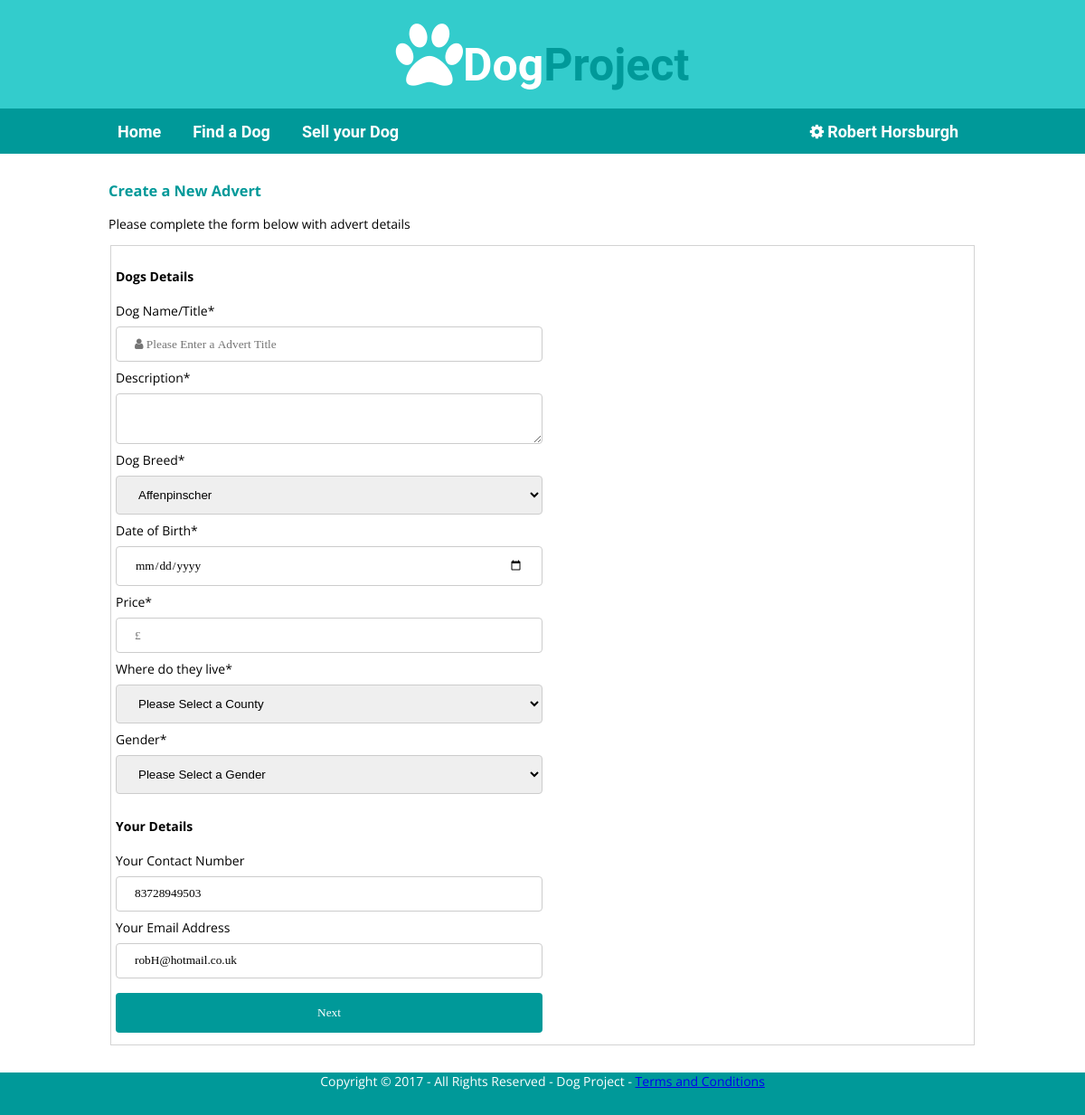
The page /mpa-dogProject/addAdvert.php (signed in) on the database its author committed.
### tables this page shows
CREATE TABLE IF NOT EXISTS `project_users` (
`userID` smallint(6) NOT NULL,
  `title` varchar(7) NOT NULL,
  `first_name` varchar(45) NOT NULL,
  `surname` varchar(45) NOT NULL,
  `email` varchar(130) NOT NULL,
  `contact_num` varchar(11) NOT NULL,
  `username` varchar(100) NOT NULL,
  `password` varchar(60) NOT NULL,
  `birthdate` varchar(45) NOT NULL,
  `countyID` tinyint(3) NOT NULL,
  `created_at` date NOT NULL
);

### Includes/userInformation.php (called while the page is built, shortened)
<?php
require_once("../Classes/Database_conn.php");
if(isset($_SESSION['userLogged']) && $_SESSION['userLogged'] == true){
	$userLoggedIn = "SELECT userID, username, first_name, surname FROM project_users WHERE userID = ?";
	$stmt = mysqli_prepare($conn, $userLoggedIn);
	mysqli_stmt_bind_param($stmt, "s", $_SESSION['userID']);
	mysqli_stmt_execute($stmt);
	$result = mysqli_stmt_get_result($stmt);
if($userInformation = mysqli_fetch_assoc($result)){
	}else{
		$userInformation = null;
		unset($_SESSION['userID']);
		$_SESSION['userLogged'] = false;
	}
}
?>

### mpa-dogProject/addAdvert.php (the view, shortened to what this page needs)
<?php
	require_once("../Includes/header.php");
?>
<main id="content">
	<div class="wrapper">
		<h3>
			Create a New Advert
		</h3>
		<p>Please complete the form below with advert details</p>
		<form method="post" action="postAdvert.php" name="advert" id="advert" <?php echo htmlspecialchars($_SERVER["PHP_SELF"]);?>>
			 <fieldset>
				 <h4>
					Dogs Details
				</h4>
			 	<div id="form-content">
                	<label for="advert_title">Dog Name/Title*</label></br>
                    	<input type="text" name="advert_title" required="required" placeholder='&#xf007; Please Enter a Advert Title' maxlength="100">
            	</div>
            	<div id="form-content">
                	<label for="description">Description*</label></br>
                    	<textarea type="text" name="description" required="required" maxlength="4000"></textarea>
            	</div>
			 	<div class="form-content">
			 		<label for="breed">Dog Breed*</label></br>
	               		<select id="breed" name="breed">
	               				 <?php
                         			$db = pdoDB::getConnection();
                        			try {
                            			$breedSQL = "SELECT * FROM project_dog_breed";
                            			$stmt = $db->query( $breedSQL );
                            			$findBreed = $stmt->rowCount() > 0;
                            			if($findBreed) {
                                			while ( $breed = $stmt->fetchObject()){
                                     			echo '<option value="' . $breed->breedID . '">' . $breed->breed_name . '</option>';
                                			}
                            			}
                        			}
                         			catch
                            		(PDOException $e){
                            			echo "<p>Connection error: " . $e->getMessage() . "</p>";
                       				 }
                    			?>
	               		</select>
	            </div>
	            <div id="form-content">
                    <label for="dob">Date of Birth*</label></br>
                        <input type="date" class="form-control" required="required" id="dob" required="required" name="dob" placeholder='&#xf073;; Enter your their date of birth'>
                </div>
                 <div id="form-content">
                	<label for="price">Price*</label></br>
                    	<input type="number" name="price" required="required" placeholder='£'>
                 </div>
            	<div class="form-content">
                <label for="county">Where do they live*</label></br>
                    <select id="county" name="county">
                        <option value="" disabled">Please Select a County</option>
                    </select>
                </div>
                <div class="form-content">
                    <label for="gender">Gender*</label></br>
                        <select id="gender" name="gender">
                            <option value="" disabled">Please Select a Gender</option>
                        </select>
                </div>
                <h4>
                    Your Details
                </h4>
                <div id="form-content">
                    <label for="contact-number">Your Contact Number</label></br>
                    <?php
                            include '../Classes/Database_conn.php';
                            $myID = $_SESSION['userID'];
                            $userDetail = "SELECT userID, contact_num FROM project_users WHERE userID='$myID'";
                            $queryresult = mysqli_query($conn, $userDetail)
                            or die(mysqli_error($conn));
                            while ($row = mysqli_fetch_assoc($queryresult)) {
                                $contact_num = $row['contact_num'];
                                echo "<input type=\"text\" name=\"number\" value=\"$contact_num\" />\n";
                            }
                    ?>
                </div>
                 <div id="form-content">
                    <label for="email">Your Email Address</label></br>
                        <?php
                            include '../Classes/Database_conn.php';
                            $myID = $_SESSION['userID'];
                            $userDetail = "SELECT userID, email FROM project_users WHERE userID='$myID'";
                            $queryresult = mysqli_query($conn, $userDetail)
                            or die(mysqli_error($conn));
                            while ($row = mysqli_fetch_assoc($queryresult)) {
                                $email = $row['email'];
                                echo "<input type=\"email\" name=\"email\" value=\"$email\" />\n";
                            }
                        ?>
                </div>
                <input type="submit" name="submit" value="Next">
			 </fieldset>
		 </form>
	</div>
</main>
<?php
	require_once("../Includes/footer.php");
?>

### Includes/header.php (shortened to what this page needs)
<?php
    include 'userInformation.php';
?>
<html>
<head>
    <link href="http://maxcdn.bootstrapcdn.com/font-awesome/4.5.0/css/font-awesome.min.css" rel="stylesheet">
    <link rel="stylesheet" type="text/css" href="../Style/style.css"/>
</head>
<body>
<header id="main-header">
    <div id="header-content">
        <div class="wrapper">
            <div id="header-logo">
                <a href="index.php" class="logo"><i class="fa fa-paw""></i><span class="dog">Dog</span><span class="project">Project</span></a>
            </div>
        </div>
    </div>
    <div id="header-navigation">
        <div class="wrapper">
            <nav class="left-nav">
                <ul>
                    <li><a href="index.php">Home</a></li>
                    <li><a href="findADog.php">Find a Dog</a></li>
                    <li><a href="addAdvert.php">Sell your Dog</a></li>
                </ul>
            </nav>
            <nav class="right-nav">
                 <?php if(!is_null($userInformation)): ?>
                    <ul>
                        <li class="dropdown">
                            <a href="" class="dropbtn"><i class="fa fa-cog fa-fw"></i><?php echo $userInformation['first_name'] . ' ' . $userInformation['surname'];?></a>
                <?php endif; ?>
                        </li>
                    </ul>
            </nav>
        </div>
    </div>
</header>

### Style/style.css (style rules this page uses)
body { font-family: 'Open Sans', Helvetica, sans-serif; font-size: 14px; margin: 0; }
.wrapper { width: 100%; max-width: 960px; margin: 0 auto; }
#main-header { overflow: hidden; background: #33cccc; }
#header-content { overflow: hidden; margin: 20px 0; }
#header-logo { float: left; font-size: 80px; width: 100%; text-align: center; }
#header-logo a.logo { color: white; text-decoration: none; display: block; line-height: 1; }
#header-navigation { overflow: hidden; background: #009999; font-family: 'Roboto', Helvetica, sans-serif; width: 100%; height: 50px; }
#header-navigation .left-nav { margin-left: -40px; float: left; font-size: 18px; font-weight: bold; margin-top: 0.5%; }
#header-navigation .right-nav { float: right; font-size: 18px; font-weight: bold; margin-top: 0.5%; }
#header-navigation ul { list-style: none; margin: 0; overflow: hidden; z-index: 9999; }
#header-navigation li { float: left; list-style: none; z-index: 9999; }
#header-navigation ul li { float: left; margin: 10px; margin-left: 0; }
#header-navigation ul li + li { margin-left: 5px; }
#header-navigation ul li a { color: white; text-decoration: none; padding: 10px; }
#content { margin: 30px 0; min-height: 400px; display: block; }
li { list-style: none; display:inline; }
.dog { color: white; font-family: 'Roboto', Helvetica, sans-serif; font-weight: bold; font-size: 50px; }
.project { color: #009999; font-family: 'Roboto', Helvetica, sans-serif; font-weight: bold; font-size: 50px; }
h3 { color:#009999; }
input { font-family: FontAwesome; }
fieldset { border: 1px solid lightgrey ; padding: 5px; }
#form-content { width: 100%; float: left; }
#form-content input[type=text], select { width: 50%; padding: 12px 20px; margin: 8px 0; display: inline-block; border: 1px solid #ccc; border-radius: 4px; box-sizing: border-box; }
#form-content input[type=text] { width: 50%; padding: 12px 20px; margin: 8px 0; display: inline-block; border: 1px solid #ccc; border-radius: 4px; box-sizing: border-box; }
#form-content input[type=number] { width: 50%; padding: 12px 20px; margin: 8px 0; display: inline-block; border: 1px solid #ccc; border-radius: 4px; box-sizing: border-box; }
#form-content input[type=email] { width: 50%; padding: 12px 20px; margin: 8px 0; display: inline-block; border: 1px solid #ccc; border-radius: 4px; box-sizing: border-box; }
#form-content textarea[name=description] { width: 50%; padding: 12px 20px; margin: 8px 0; display: inline-block; border: 1px solid #ccc; border-radius: 4px; box-sizing: border-box; }
#form-content input[type=date] { width: 50%; padding: 12px 20px; margin: 8px 0; display: inline-block; border: 1px solid #ccc; border-radius: 4px; box-sizing: border-box; }
input[type=submit] { width: 50%; background-color: #009999; color: white; padding: 14px 20px; margin: 8px 0; border: none; border-radius: 4px; cursor: pointer; }
#advert { width: 100%; position: relative; }

### rows shown on the page
project_users: first_name "Robert", surname "Horsburgh", number "83728949503", email "robH@hotmail.co.uk"

### other values the page prints
form field breed "Affenpinscher"
